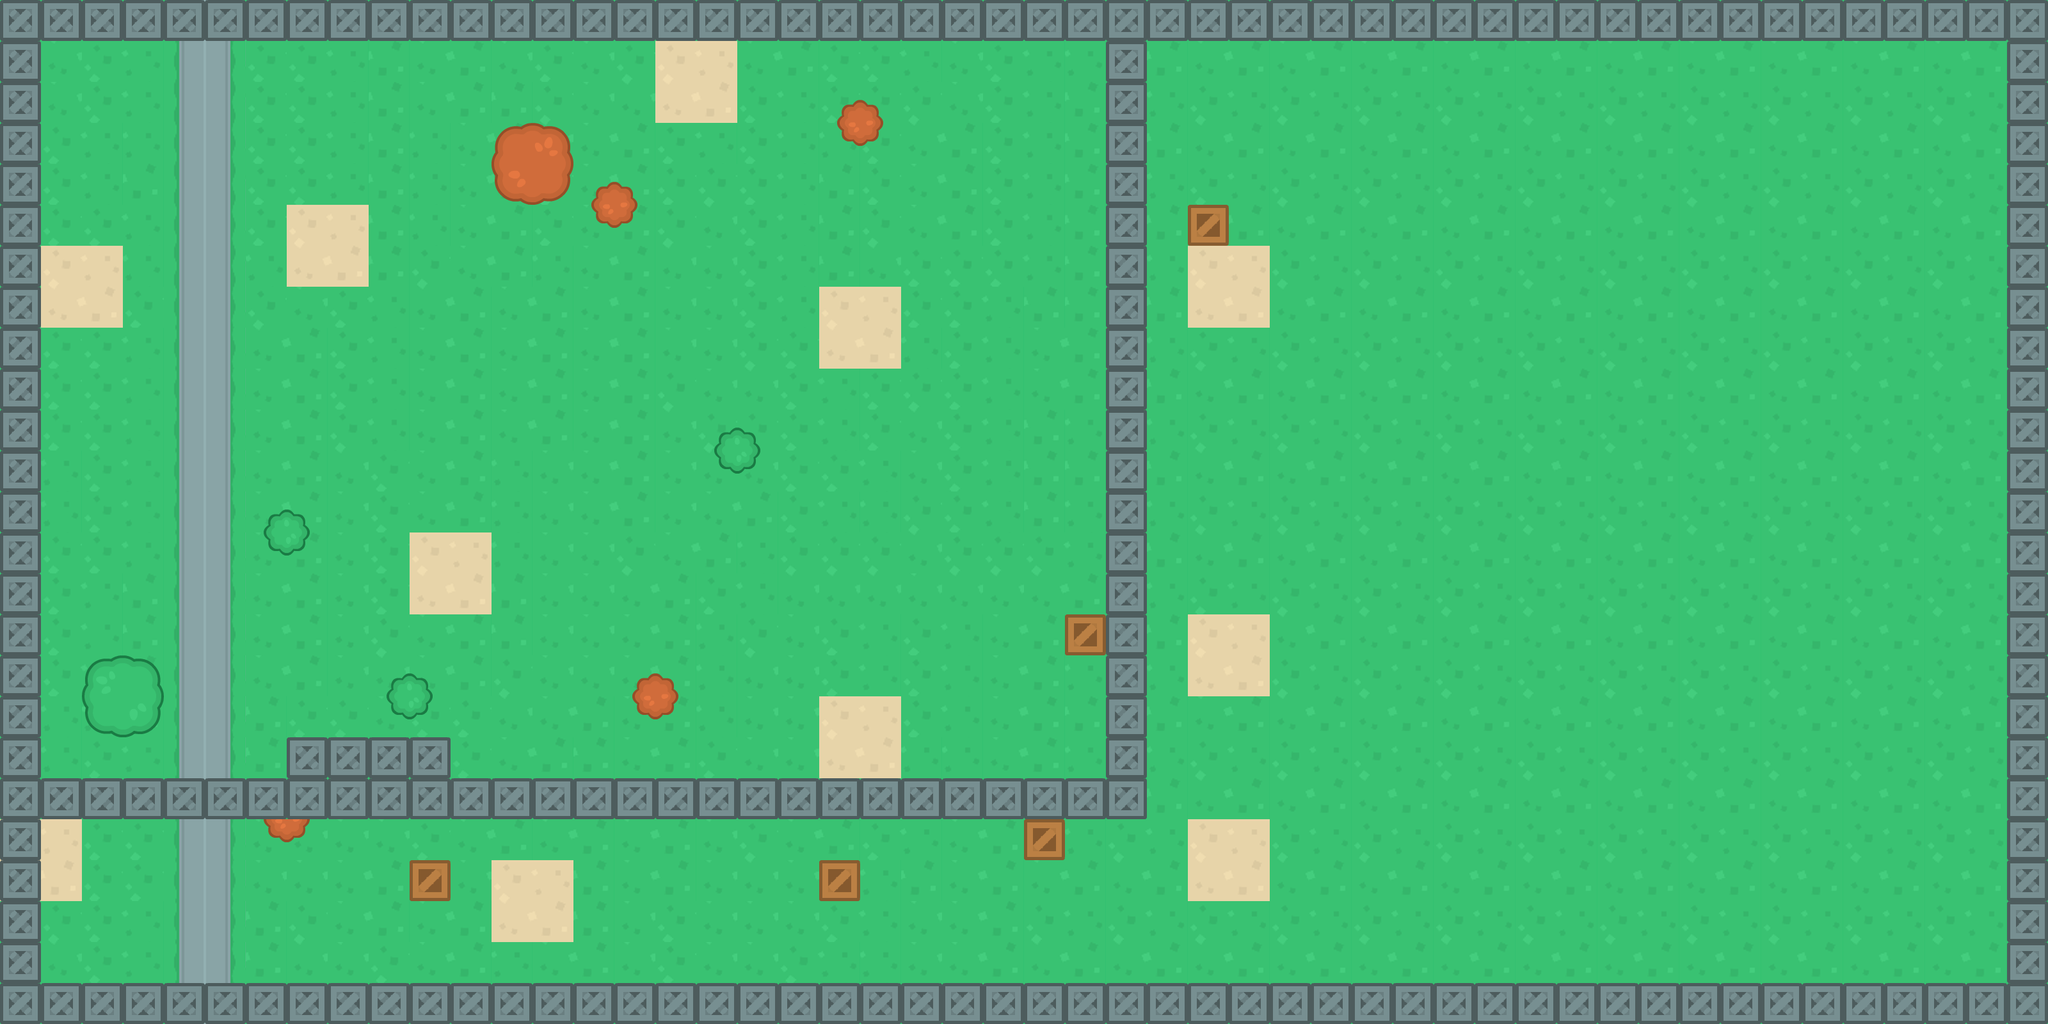

This is a level from a 2D game, rendered from its Tiled map with the project's own tilesets. A one-line summary and the map file follow, with tile-layer data summarised:
An orthogonal 50x25 tile map with 64x64 px tiles, 3 tile layers (Background, Walls, Deco).

<map version="1.2" tiledversion="1.2.5" orientation="orthogonal" renderorder="right-down" width="50" height="25" tilewidth="64" tileheight="64" infinite="0" nextlayerid="4" nextobjectid="1">
 <tileset firstgid="1" name="tilesDibujitosv2" tilewidth="64" tileheight="64" tilecount="240" columns="20">
  <image source="tilesDibujitosv2.png" width="1280" height="768" />
 </tileset>
 <layer id="1" name="Background" width="50" height="25">
  <data>[1250 cells, 1250 non-empty, 12 distinct tile ids]</data>
 </layer>
 <layer id="2" name="Walls" width="50" height="25">
  <data>[1250 cells, 153 non-empty, 2 distinct tile ids]</data>
 </layer>
 <layer id="3" name="Deco" width="50" height="25">
  <data>[1250 cells, 84 non-empty, 17 distinct tile ids]</data>
 </layer>
</map>